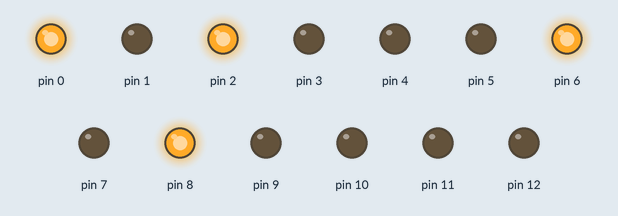
Simulated run of this sketch. Board: Arduino Uno, built with avr-gcc and run on an emulated ATmega328P. Parts: output pins drawn as LEDs (lit = HIGH).

Above: at 0.1 s.
Timing chart, 0 to 1.6 s (numbered marks = the images above):
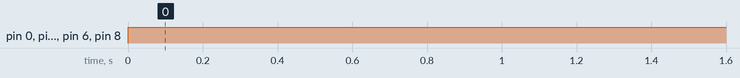

Measured:
- by itself, pin 0, pin 2, pin 6, pin 8: LOW → HIGH at 0.00 s

The sketch:

MotorTest.ino
```cpp
int motor[4][3] = {
					{5 , 2, 4},
					{3 , 0, 1},
					{9 , 8, 7},
					{10, 6, 11}
				};

void motorControl(int enable,int input1,int input2,int speed){
	//Single motor controll function
	if (speed>0) {
		digitalWrite(input1,HIGH);
		digitalWrite(input2, LOW);
	}
	if (speed<0){
		digitalWrite(input1, LOW);
		digitalWrite(input2, HIGH);
	}
	if (speed=0){
		digitalWrite(input1, LOW);
		digitalWrite(input2, LOW);
	}

	analogWrite(enable, abs(speed));
}

void moveControl(int left, int right){
	motorControl(motor[0][0],motor[0][1],motor[0][2],left);
	motorControl(motor[1][0],motor[1][1],motor[1][2],right);
	motorControl(motor[2][0],motor[2][1],motor[2][2],left);
	motorControl(motor[3][0],motor[3][1],motor[3][2],right);
}

void setup(){
  //Serial.begin(9600);
  for (int i = 0;i<13;i++){
  	pinMode(i, OUTPUT);
  	digitalWrite(i, LOW);
  }
  //moveControl(255,255);
}

void loop(){
	//digitalWrite(2,HIGH);
	//digitalWrite(4, LOW);
	//analogWrite(5, 255);
	moveControl(255,255);
	delay(1000);
}
```
